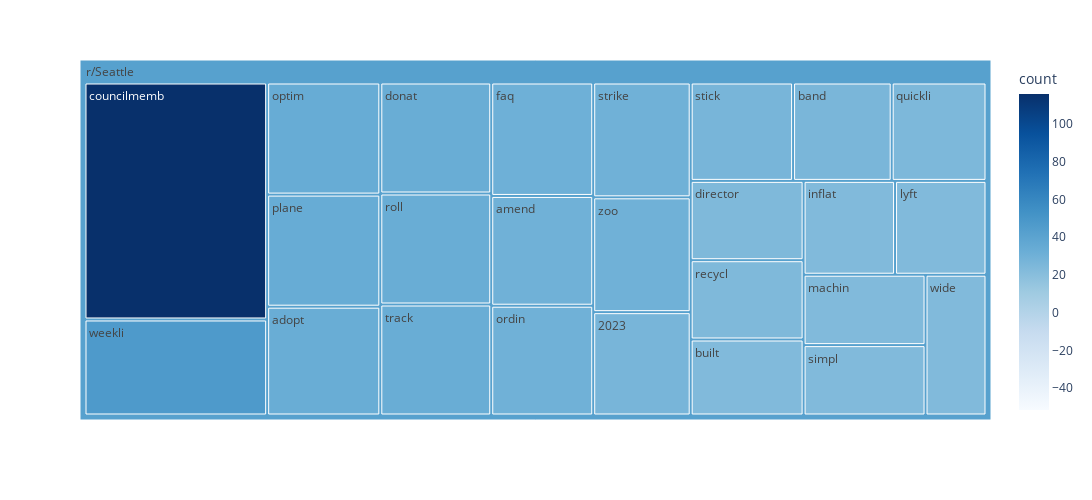

The notebook cell saved with this chart:
### Code cell
fig = px.treemap(sea_only_df, path=[px.Constant('r/Seattle'), 'index'], values='count', color = 'count', width = 1200, height = 500, color_continuous_scale= 'Blues', color_continuous_midpoint= np.mean(sea_only_df['count']))
fig.show()

### Figure 1 — Plotly figure (JSON) as saved in the notebook; plotly's stock layout.template omitted (floating-point values rounded to 4 significant figures)
{"data": [{"branchvalues": "total", "customdata": [[27], [33], [30], [26], [23], [116], [24], [33], [31], [23], [23], [23], [34], [30], [34], [25], [24], [33], [23], [27], [30], [33], [47], [23], [30], [42.21]], "domain": {"x": [0, 1], "y": [0, 1]}, "hovertemplate": "labels=%{label}<br>count_sum=%{value}<br>parent=%{parent}<br>id=%{id}<br>count=%{color}<extra></extra>", "ids": ["r/Seattle/2023", "r/Seattle/adopt", "r/Seattle/amend", "r/Seattle/band", "r/Seattle/built", "r/Seattle/councilmemb", "r/Seattle/director", "r/Seattle/donat", "r/Seattle/faq", "r/Seattle/inflat", "r/Seattle/lyft", "r/Seattle/machin", "r/Seattle/optim", "r/Seattle/ordin", "r/Seattle/plane", "r/Seattle/quickli", "r/Seattle/recycl", "r/Seattle/roll", "r/Seattle/simpl", "r/Seattle/stick", "r/Seattle/strike", "r/Seattle/track", "r/Seattle/weekli", "r/Seattle/wide", "r/Seattle/zoo", "r/Seattle"], "labels": ["2023", "adopt", "amend", "band", "built", "councilmemb", "director", "donat", "faq", "inflat", "lyft", "machin", "optim", "ordin", "plane", "quickli", "recycl", "roll", "simpl", "stick", "strike", "track", "weekli", "wide", "zoo", "r/Seattle"], "marker": {"coloraxis": "coloraxis", "colors": [27, 33, 30, 26, 23, 116, 24, 33, 31, 23, 23, 23, 34, 30, 34, 25, 24, 33, 23, 27, 30, 33, 47, 23, 30, 42.21]}, "name": "", "parents": ["r/Seattle", "r/Seattle", "r/Seattle", "r/Seattle", "r/Seattle", "r/Seattle", "r/Seattle", "r/Seattle", "r/Seattle", "r/Seattle", "r/Seattle", "r/Seattle", "r/Seattle", "r/Seattle", "r/Seattle", "r/Seattle", "r/Seattle", "r/Seattle", "r/Seattle", "r/Seattle", "r/Seattle", "r/Seattle", "r/Seattle", "r/Seattle", "r/Seattle", ""], "type": "treemap", "values": [27, 33, 30, 26, 23, 116, 24, 33, 31, 23, 23, 23, 34, 30, 34, 25, 24, 33, 23, 27, 30, 33, 47, 23, 30, 805]}], "layout": {"coloraxis": {"cmid": 32.2, "colorbar": {"title": {"text": "count"}}, "colorscale": [[0, "rgb(247,251,255)"], [0.125, "rgb(222,235,247)"], [0.25, "rgb(198,219,239)"], [0.375, "rgb(158,202,225)"], [0.5, "rgb(107,174,214)"], [0.625, "rgb(66,146,198)"], [0.75, "rgb(33,113,181)"], [0.875, "rgb(8,81,156)"], [1, "rgb(8,48,107)"]]}, "height": 500, "legend": {"tracegroupgap": 0}, "margin": {"t": 60}, "width": 1200}}
